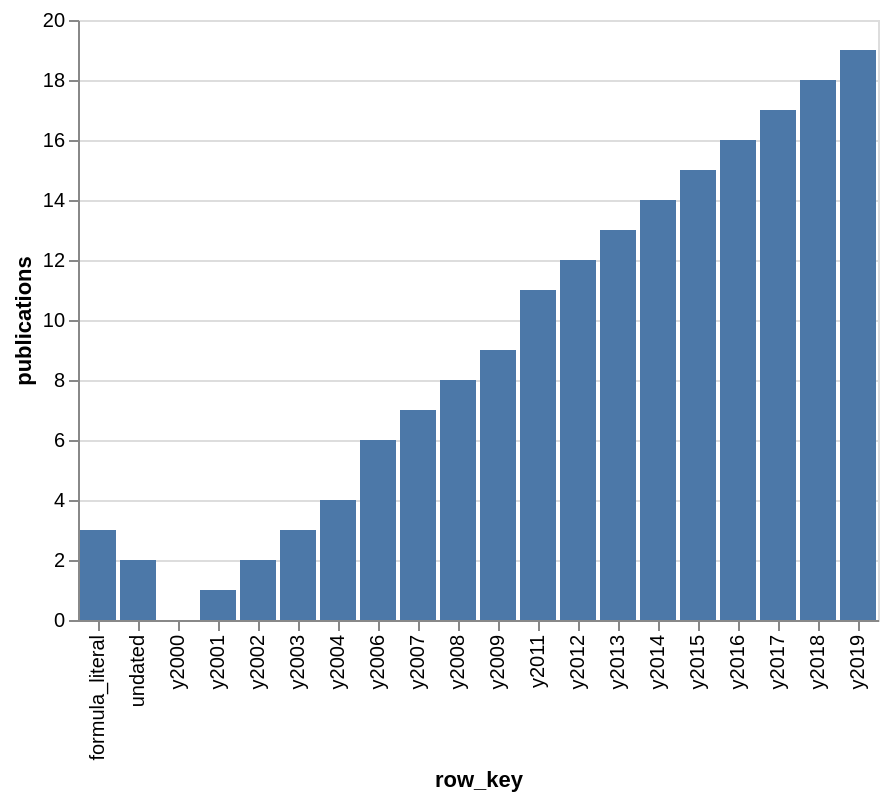

The specification (Vega-Lite) saved for this image:
### Vega-Lite specification from a JSON file in a GitHub repository (floating-point values rounded to 4 significant figures)
{"$schema": "https://vega.github.io/schema/vega-lite/v5.json", "data": {"values": [{"availability": "observed", "label": "Public year 2000", "publications": 0, "rights": "public", "row_key": "y2000", "year": 2000}, {"availability": "observed", "label": "Public year 2001", "publications": 1, "rights": "public", "row_key": "y2001", "year": 2001}, {"availability": "observed", "label": "Public year 2002", "publications": 2, "rights": "public", "row_key": "y2002", "year": 2002}, {"availability": "observed", "label": "Public year 2003", "publications": 3, "rights": "public", "row_key": "y2003", "year": 2003}, {"availability": "observed", "label": "Public year 2004", "publications": 4, "rights": "public", "row_key": "y2004", "year": 2004}, {"availability": "missing", "label": "Public year 2005", "publications": null, "rights": "public", "row_key": "y2005", "year": 2005}, {"availability": "observed", "label": "Public year 2006", "publications": 6, "rights": "public", "row_key": "y2006", "year": 2006}, {"availability": "observed", "label": "Public year 2007", "publications": 7, "rights": "public", "row_key": "y2007", "year": 2007}, {"availability": "observed", "label": "Public year 2008", "publications": 8, "rights": "public", "row_key": "y2008", "year": 2008}, {"availability": "observed", "label": "Public year 2009", "publications": 9, "rights": "public", "row_key": "y2009", "year": 2009}, {"availability": "withheld", "label": "Public year 2010", "publications": null, "rights": "public", "row_key": "y2010", "year": 2010}, {"availability": "observed", "label": "Public year 2011", "publications": 11, "rights": "public", "row_key": "y2011", "year": 2011}, {"availability": "observed", "label": "Public year 2012", "publications": 12, "rights": "public", "row_key": "y2012", "year": 2012}, {"availability": "observed", "label": "Public year 2013", "publications": 13, "rights": "public", "row_key": "y2013", "year": 2013}, {"availability": "observed", "label": "Public year 2014", "publications": 14, "rights": "public", "row_key": "y2014", "year": 2014}, {"availability": "observed", "label": "Public year 2015", "publications": 15, "rights": "public", "row_key": "y2015", "year": 2015}, {"availability": "observed", "label": "Public year 2016", "publications": 16, "rights": "public", "row_key": "y2016", "year": 2016}, {"availability": "observed", "label": "Public year 2017", "publications": 17, "rights": "public", "row_key": "y2017", "year": 2017}, {"availability": "observed", "label": "Public year 2018", "publications": 18, "rights": "public", "row_key": "y2018", "year": 2018}, {"availability": "observed", "label": "Public year 2019", "publications": 19, "rights": "public", "row_key": "y2019", "year": 2019}, {"availability": "observed", "label": "Undated works", "publications": 2, "rights": "public", "row_key": "undated", "year": null}, {"availability": "observed", "label": "=1+1", "publications": 3, "rights": "public", "row_key": "formula_literal", "year": 2020}]}, "description": "E09 synthetic fixture; no producer or renderer qualification", "encoding": {"x": {"field": "row_key", "type": "ordinal"}, "y": {"field": "publications", "type": "quantitative"}}, "mark": "bar", "usermeta": {"columns": [{"name": "row_key", "nullable": false, "type": "utf8", "unit": "identifier"}, {"name": "year", "nullable": true, "type": "int32", "unit": "calendar_year"}, {"name": "publications", "nullable": true, "type": "uint64", "unit": "works"}, {"name": "availability", "nullable": false, "type": "utf8", "unit": "category"}, {"name": "label", "nullable": false, "type": "utf8", "unit": "text"}, {"name": "rights", "nullable": false, "type": "utf8", "unit": "category"}], "counts": {"exported_rows": 22, "known_publications": "180", "missing_counts": 1, "source_rows": 24, "undated_rows": 1, "withheld_counts": 1, "withheld_rows": 2}, "csv_policy": "apostrophe-prefix text starting with = + - @ tab CR LF or apostrophe", "null_policy": "null/NULL/blank with explicit availability; never zero-fill", "profile": "org.citelattice.e09.synthetic-source/1.0.0", "projection_sha256": "76f786eef4ee615187c6f6e3c5d8931cfac5cfce9b9c23eca35e65529ca29d72", "rights_policy": {"disclose_withheld_count": true, "export_allowed": true, "id": "e09:synthetic-rights", "version": "1.0.0"}, "source_sha256": "effb7248bb88e5c8088a720d823e932fc487267a5c38d6e53d05d69db9426d92", "xlsx_policy": "uint64 above u32::MAX is decimal text; nullable numbers are blank"}}
